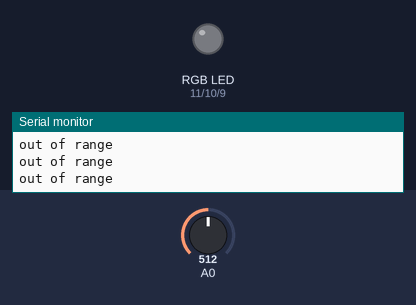
The sketch below on a simulated Arduino Uno, built with avr-gcc and run on an emulated ATmega328P. On the bench: an RGB LED mixed from three pins (HIGH = lit), the last lines printed to the serial monitor. The inputs (shaded band) are chosen by the test bench; at power-on: A0 = 512. Dim RGB values are drawn brighter than linear.

Above: at 1.2 s.
1.3 s: A0 set to 133
4.3 s: A0 set to 112
At 5.3 s:
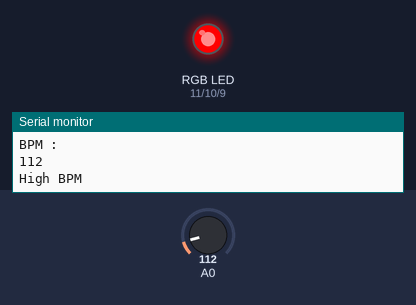
5.8 s: A0 set to 97
7.3 s: A0 set to 81
At 8.4 s:
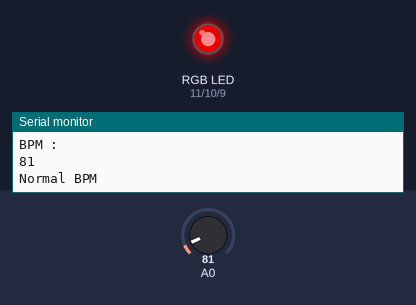
8.8 s: A0 set to 65
At 9.8 s:
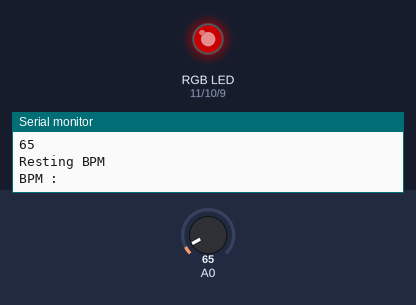
10.3 s: A0 set to 85
At 11.1 s:
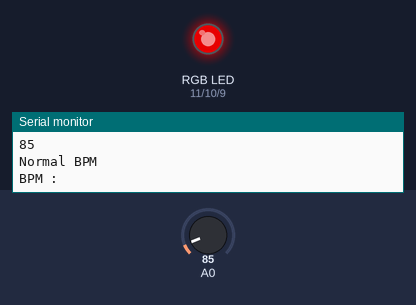
Timing chart, 0 to 12.8 s (numbered marks = the images above; inputs shaded):
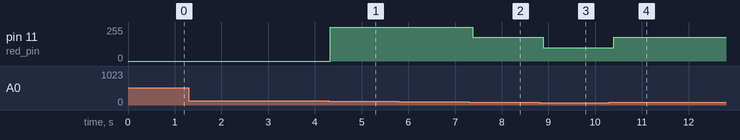

The sketch:

heartrate_sensor.ino
```cpp
int red_pin =11 ;
int green_pin =10 ;
int blue_pin =9 ;
int heartrate = 0 ;


void setup()
{

  pinMode(A0, INPUT);
  Serial.begin(9600);
  pinMode(red_pin , OUTPUT );
  pinMode(green_pin , OUTPUT );
  pinMode(blue_pin , OUTPUT );


}

void loop()
{
  int sum=0;
  Serial.println("----------------Arduino for loop----------");


  for (int i=1; i<=60; i++)
  {
    int lightread=analogRead(A0);
    if (lightread>=60 && lightread<75)
    {
      sum=lightread+sum;
      Serial.println("BPM : ");
      Serial.println(lightread);
      Serial.println("Resting BPM");
      RGB_color(100,0,0);
      delay(100);
    }
    else if (lightread>=75 && lightread<90)
    {
      sum=lightread+sum;
      Serial.println("BPM : ");
      Serial.println(lightread);
      Serial.println("Normal BPM");
      RGB_color(180,0,0);
      delay(100);
    }
    else if (lightread>90 && lightread<=120)
    {
      sum=lightread+sum;
      Serial.println("BPM : ");
      Serial.println(lightread);
      Serial.println("High BPM");
      RGB_color(255,0,0);
      delay(100);
    }
    else
    {
      Serial.println("out of range");
     }
  }
  Serial.println("------------AVG-----------------");
  int avg=sum/60;
  Serial.println(avg);

}

void RGB_color( int red_light_value , int green_light_value , int blue_light_value)
{
  analogWrite(red_pin , red_light_value);
  analogWrite(green_pin , green_light_value);
  analogWrite(blue_pin , blue_light_value);
}
```

Measured:
- the behaviour switches between 121 and 120 on A0 (found by bisection; images 0 and 1)
- the behaviour switches between 90 and 89 on A0 (found by bisection; images 1 and 2)
- after the input at 4.3 s, pin 11 (red_pin): 0/255 → 255/255 at once
- after the input at 7.3 s, pin 11 (red_pin): 255/255 → 180/255 after 0.08 s
- after the input at 8.8 s, pin 11 (red_pin): 180/255 → 100/255 after 0.09 s
- after the input at 10.3 s, pin 11 (red_pin): 100/255 → 180/255 after 0.10 s
